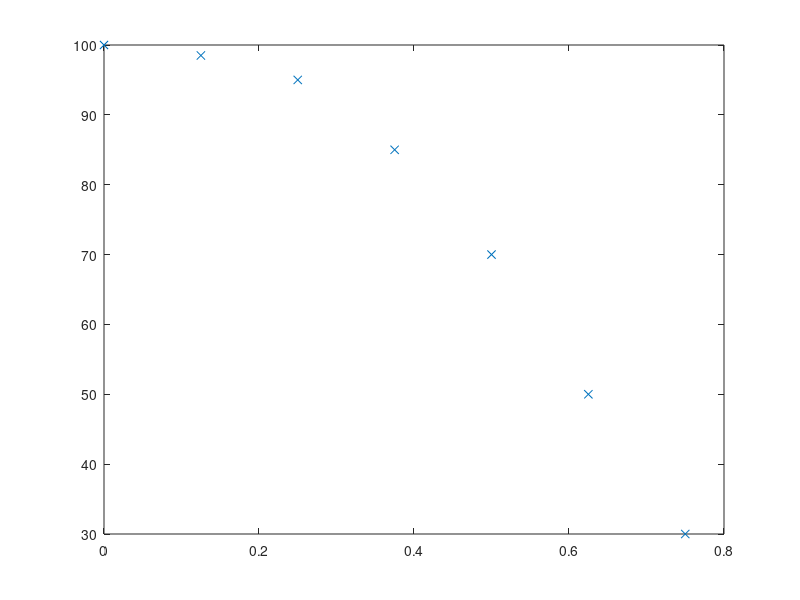

Write MATLAB code to recreate this figure. (Note: this script raises an error after producing the figure.)
%% Input data: mx2 matrix of (x, y) tuples.
close all;
% x =  0:0.1:10;
% y = build_polynomial([1 -2 +3]',x);
% x = 0:0.125:1.25;
x = 0:0.125:0.75;

y = [100; 98.5; 95; 85; 70; 50; 30];
% y = [100; 98.5; 95; 85; 70; 50; 30; 12.5; 5; 3; 2.2];

%% Add noise to data to resemble more realistic data.
%y = y + 10*randn(size(y));
data_set = [x' y];
plot(x, y, 'x');

%% Split data into 3 different sets for training, cross validation and
%  testing.
[training_set, cv_set, test_set] = split_data_set(data_set);

%% Find theta for different orders of hypothesis.
max_order = 7;
% Some gradient descent settings
iterations = 5000000;
alpha = 0.001;
    
[ theta_order_mat ] = theta_order_matrix_specialised( training_set, max_order, iterations, alpha );

%% Find order of hypothesis that minimizes the cross validation cost function.
[ ~, best_order ] = order_theta_least_cost( cv_set, theta_order_mat );

%% -- Now we have the order. -- 

%% Iterate over different values of lambda to get the different values of theta.
lambda_range = [0.0001 0.001 0.01 0.1 0.2 0.4 0.8 1.6 3.2 6.4 12.8];
[ theta_lambda_mat ] = theta_lambda_matrix_specialised( training_set, lambda_range, iterations, alpha, best_order  );

%% Find theta which gives lowest cost. This will have the same index as the lambda
%  that gives the lowest cost. Use the cross validation cost function.
[ theta, best_lambda_index ] = lambda_least_cost( cv_set, theta_lambda_mat );
best_lambda = lambda_range(best_lambda_index);

%% Use test set and the test cost function to get average cost (error).
%  NOT DONE

%% Plot data
y_new = build_polynomial(theta ,x);
hold on;
plot(x, y_new, 'r');
title('Score vs Error');
legend('Data Set', 'Estimate');
xlabel('Error');
ylabel('Score');